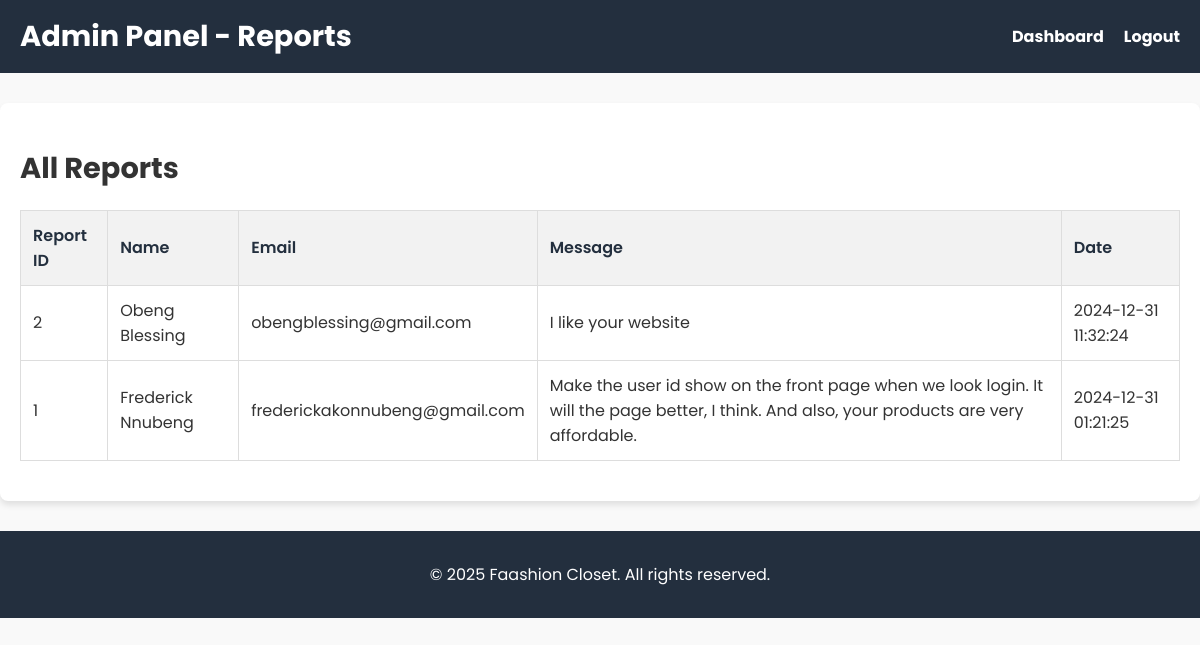
The app's page /report.php with its own data.
### tables this page shows
CREATE TABLE `messages` (
  `MessageID` int(11) NOT NULL,
  `Name` varchar(255) NOT NULL,
  `Email` varchar(255) NOT NULL,
  `Message` text NOT NULL,
  `CreatedAt` datetime DEFAULT current_timestamp()
);

### report.php (the view, shortened to what this page needs)
<?php
include 'db_connection.php';
$stmt = $conn->prepare("SELECT * FROM Messages ORDER BY CreatedAt DESC");
$stmt->execute();
$reportsResult = $stmt->get_result();
?>
<!DOCTYPE html>
<html lang="en">
<head>
</head>
<body>
  <header>
    <h1>Admin Panel - Reports</h1>
    <nav>
      <ul>
        <li><a href="admin_dashboard.php">Dashboard</a></li>
        <li><a href="index.php">Logout</a></li>
      </ul>
    </nav>
  </header>
  <div class="container">
    <h2>All Reports</h2>
    <?php if ($reportsResult->num_rows > 0): ?>
      <table>
        <thead>
          <tr>
            <th>Report ID</th>
            <th>Name</th>
            <th>Email</th>
            <th>Message</th>
            <th>Date</th>
          </tr>
        </thead>
        <tbody>
          <?php while ($report = $reportsResult->fetch_assoc()): ?>
            <tr>
              <td><?php echo htmlspecialchars($report['MessageID']); ?></td>
              <td><?php echo htmlspecialchars($report['Name']); ?></td>
              <td><?php echo htmlspecialchars($report['Email']); ?></td>
              <td><?php echo htmlspecialchars($report['Message']); ?></td>
              <td><?php echo htmlspecialchars($report['CreatedAt']); ?></td>
            </tr>
          <?php endwhile; ?>
        </tbody>
      </table>
    <?php else: ?>
      <p class="no-reports">No reports found.</p>
    <?php endif; ?>
  </div>
  <footer>
    <p>&copy; 2025 Faashion Closet. All rights reserved.</p>
  </footer>
</body>
</html>

### report.php (style rules this page uses)
body { font-family: 'Poppins', sans-serif; background-color: #f9f9f9; margin: 0; padding: 0; color: #333; }
header { background-color: #232f3e; color: white; padding: 15px 20px; display: flex; justify-content: space-between; align-items: center; }
header h1 { margin: 0; font-size: 1.8rem; }
header nav ul { list-style: none; display: flex; padding: 0; margin: 0; }
header nav ul li { margin-left: 20px; }
header nav ul li a { color: white; text-decoration: none; font-weight: bold; }
.container { max-width: 1200px; margin: 30px auto; background: #fff; padding: 20px; border-radius: 8px; box-shadow: 0 4px 6px rgba(0, 0, 0, 0.1); }
h2 { font-size: 1.8rem; margin-bottom: 20px; }
table { width: 100%; border-collapse: collapse; margin-bottom: 20px; }
table th, table td { border: 1px solid #ddd; padding: 12px; text-align: left; }
table th { background-color: #f2f2f2; color: #232f3e; font-weight: 600; }
footer { text-align: center; padding: 15px; background: #232f3e; color: white; margin-top: 20px; }

### records on screen
messages: MessageID "2", Name "Obeng Blessing", Email "obengblessing@gmail.com", Message "I like your website", CreatedAt "2024-12-31 11:32:24"
messages: MessageID "1", Name "Frederick Nnubeng", Email "frederickakonnubeng@gmail.com", Message "Make the user id show on the front page when we look login. It will the page better, I think. And also, your products are very affordable.", CreatedAt "2024-12-31 01:21:25"
